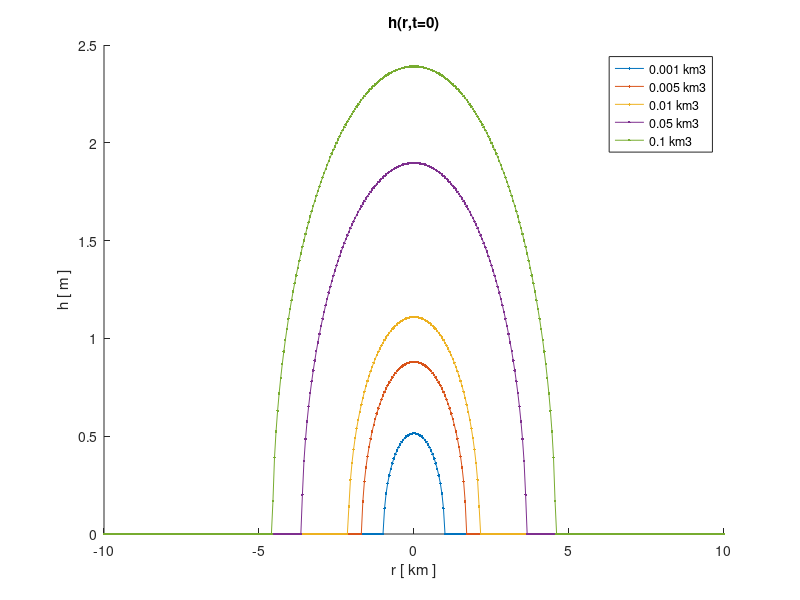

Source code (MATLAB): (Note: this script raises an error after producing the figure.)
%% Idealized blister simulations with derivation from CYL
% LAS 22 March 2021
% LAS 24 April 2021 -- basal slip of 1 m when r<R+1
% LAS 06 March 2023 -- review for sharing with S. Larochelle
% LAS 30 June 2023 -- edits for review, patch center location
clear all; close all;

%% Lai et al 2021 for L1A 2011 values:
alpha = 0.32; % [ ] from Lai 2021
hmax2011 = 1.03; % [ m ] from Lai 2021
Vi_2011 = 0.008*(1000^3); % [ m^3 ] from Lai 2021

%% Volume range for idealized forward experiments
Vi = [0.001, 0.005, 0.01, 0.05, 0.1].*(1e3^3); % [ m^3 ] 
% hmax, R, h from Lai (2021) equations over range in lake volume
hmax = hmax2011.*((Vi./Vi_2011).^(1/3)); % h_max [ m ]
R = sqrt(Vi./(2*pi*alpha.*hmax)); % Radius [ m ]
r = linspace(-10000,10000,401); % r [ m ] 
for i=1:401; h_r(i,:) = hmax.*(sqrt(1-((r(i)./R).^2))); end % [ m ] 
h_r = real(h_r); % h_r [ m ]

%% visualize cavity opening
figure(1); clf
hold on; plot(r./1e3,h_r(:,1),'.-');
plot(r./1e3,h_r(:,2),'.-');
plot(r./1e3,h_r(:,3),'.-');
plot(r./1e3,h_r(:,4),'.-');
plot(r./1e3,h_r(:,5),'.-');
xlabel('r [ km ]'); ylabel('h [ m ]');
legend('0.001 km3','0.005 km3','0.01 km3','0.05 km3','0.1 km3');
title(' h(r,t=0) ' );
% print figure
figurename=sprintf('blister_along_r.png');
print(gcf,'-dpng','-r600',figurename);

%% convert blister opening to NIF input geometry 
% what we would be able to resolve with an equivalent GPS array
load('../forward_okada85/Gsurface500m_strain.mat') % load to get patch locations
patchesB = Gsurface500.patchesB;
spacing = (patchesB(1,1)).*1e3 % [ +500 m ] 
half_spacing = spacing./2 % [ +250 m ] 
patches_center(:,1) = (patchesB(:,6).*1e3) + half_spacing; % [ m ] patch extends in -x direction
patches_center(:,2) = (patchesB(:,7).*1e3); % [ m ] y-location already at lower midpoint

% X and Y for h_r
[X,Y]=meshgrid(-1e5:50:1e5); % [ m ]
RR = sqrt(X.^2 + Y.^2); % [ m ]

% opening - interpolate to patch centers from h_r
for i=1:5
        vq1 = interp1(r, h_r(:,i), RR); % interp to R in XY
        vq2 = interp2(X, Y, vq1,patches_center(:,1), patches_center(:,2));
        opening(:,i) = vq2;
end
opening(isnan(opening))=0; 

% slip - set as 1 m slip for all uplift patches 
slip_logical = gt(opening,0); 
slip = double(slip_logical);

%% visualize slip and cavity opening
figure(2); clf;
scatter(patches_center(:,1),patches_center(:,2),10,opening(:,5),'.');
hold on;
scatter(patches_center(:,1),patches_center(:,2),50,slip(:,5),'o');
colorbar;
axis equal
% print figure
figurename=sprintf('blister_open_slip_NIF_geometry.png');
print(gcf,'-dpng','-r600',figurename);

 %% save idealized patch opening and slip for NIF forward calculation
patches_idealized.opening = opening;
patches_idealized.slip = slip;
patches_idealized.patchesB = patchesB;
patches_idealized.patchesB_center = patches_center;
%save patches_idealized.mat patches_idealized